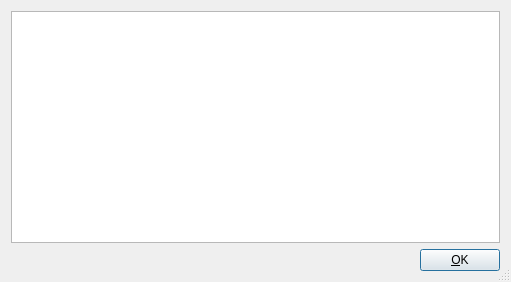
<ui version="4.0" >
 <class>Subversion_Log</class>
 <widget class="QDialog" name="Subversion_Log" >
  <property name="geometry" >
   <rect>
    <x>0</x>
    <y>0</y>
    <width>511</width>
    <height>282</height>
   </rect>
  </property>
  <property name="windowTitle" >
   <string>Subversion Log</string>
  </property>
  <property name="sizeGripEnabled" >
   <bool>true</bool>
  </property>
  <layout class="QVBoxLayout" >
   <item>
    <widget class="QTextBrowser" name="text" >
     <property name="lineWrapMode" >
      <enum>QTextEdit::NoWrap</enum>
     </property>
     <property name="lineWrapColumnOrWidth" >
      <number>0</number>
     </property>
     <property name="acceptRichText" >
      <bool>false</bool>
     </property>
    </widget>
   </item>
   <item>
    <layout class="QHBoxLayout" >
     <property name="spacing" >
      <number>6</number>
     </property>
     <property name="margin" >
      <number>0</number>
     </property>
     <item>
      <spacer name="Horizontal Spacing2" >
       <property name="orientation" >
        <enum>Qt::Horizontal</enum>
       </property>
       <property name="sizeType" >
        <enum>QSizePolicy::Expanding</enum>
       </property>
       <property name="sizeHint" stdset="0" >
        <size>
         <width>20</width>
         <height>20</height>
        </size>
       </property>
      </spacer>
     </item>
     <item>
      <widget class="QPushButton" name="buttonOk" >
       <property name="text" >
        <string>&amp;OK</string>
       </property>
       <property name="shortcut" >
        <string/>
       </property>
       <property name="autoDefault" >
        <bool>true</bool>
       </property>
       <property name="default" >
        <bool>true</bool>
       </property>
      </widget>
     </item>
    </layout>
   </item>
  </layout>
 </widget>
  <resources/>
 <connections>
  <connection>
   <sender>buttonOk</sender>
   <signal>clicked()</signal>
   <receiver>Subversion_Log</receiver>
   <slot>accept()</slot>
   <hints>
    <hint type="sourcelabel" >
     <x>20</x>
     <y>20</y>
    </hint>
    <hint type="destinationlabel" >
     <x>20</x>
     <y>20</y>
    </hint>
   </hints>
  </connection>
 </connections>
</ui>
